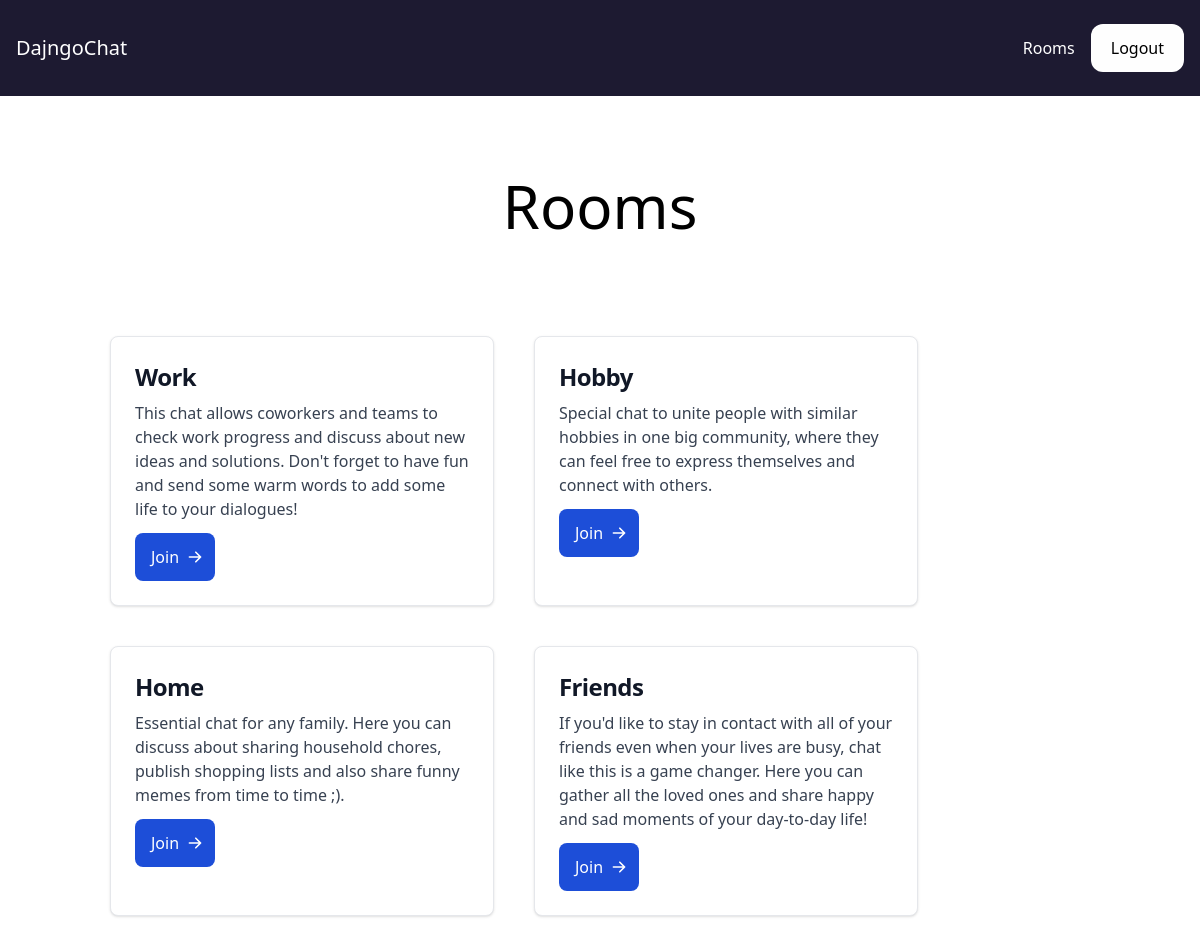
Page /rooms/ (signed in) on the committed database.
### room/models.py (models this page shows, shortened)
class Room(models.Model):
    name=models.CharField(max_length=255)
    description=models.TextField()
    slug=models.SlugField(unique=True)

### room/views.py (the view)
# urls.py: path('rooms/',include('room.urls')),
@login_required
def rooms(request):
    rooms=Room.objects.all()
    return render(request, 'room/rooms.html',context={'rooms':rooms})

### room/templates/room/rooms.html (shortened to what this page needs)
{% extends 'core/base.html' %}
{% load static %}
{% block content %}
<div class="p-10 lg:p-20 text-center">
    <h1 class="text-3xl lg:text-6xl text-black">Rooms</h1>
</div>
<div class="w-full flex pl-[90px] flex-wrap items-center">
    {% for room in rooms %}
    <div class="max-w-sm h-[270px] p-6 m-5 bg-white border border-gray-200 rounded-lg shadow dark:bg-gray-800 dark:border-gray-700">
      <a href="#">
          <h5 class="mb-2 text-2xl font-bold tracking-tight text-gray-900 dark:text-white">{{room.name}}</h5>
      </a>
      <p class="mb-3 font-normal text-gray-700 dark:text-gray-400">{{room.description}}</p>
      <a href="{% url 'room' room.slug %}" class="inline-flex items-center px-4 py-3 text-base font-medium text-center text-white bg-blue-700 rounded-lg hover:bg-blue-800 focus:ring-4 focus:outline-none focus:ring-blue-300 dark:bg-blue-600 dark:hover:bg-blue-700 dark:focus:ring-blue-800">
          Join
      </a>
  </div>
    {% endfor %}
</div>
{% endblock %}

### core/templates/core/base.html (shortened to what this page needs)
<!DOCTYPE html>
<html>
    <head>
        <script src="https://cdn.tailwindcss.com"></script>
    </head>
    <body >
        <nav class="flex items-center justify-between px-4 py-6 " style="background-color: #1D1A31;">
            <div>
                <a href="/" class="text-xl text-white">DajngoChat</a>
            </div>
            <div class="flex items-center space-x-4 ">
                {% if request.user.is_authenticated %}
                    <a href="/rooms/" class="text-white hover:text-gray-200">Rooms</a>
                    <a href="/logout/" class="px-5 py-3 text-black rounded-xl" style="background-color: #fefefe;">Logout</a>
                {% else %}
                    <a href="/login/" class="text-white hover:text-gray-200">Log in</a>
                    <a href="/signup/" class="px-5 py-3 text-black rounded-xl" style="background-color: #fefefe;">Sign Up</a>
                {% endif %}
            </div>
        </nav>
        {% block content %}
        {% endblock %}
    </body>
</html>

### rows in the picture
Room: name "Work", description "This chat allows coworkers and teams to check work progress and discuss about new ideas and solutions. Don't forget to have fun and send some warm words to add some life to your dialogues!"
Room: name "Hobby", description "Special chat to unite people with similar hobbies in one big community, where they can feel free to express themselves and connect with others."
Room: name "Home", description "Essential chat for any family. Here you can discuss about sharing household chores, publish shopping lists and also share funny memes from time to time ;)."
Room: name "Friends", description "If you'd like to stay in contact with all of your friends even when your lives are busy, chat like this is a game changer. Here you can gather all the loved ones and share happy and sad moments of your day-to-day life!"
